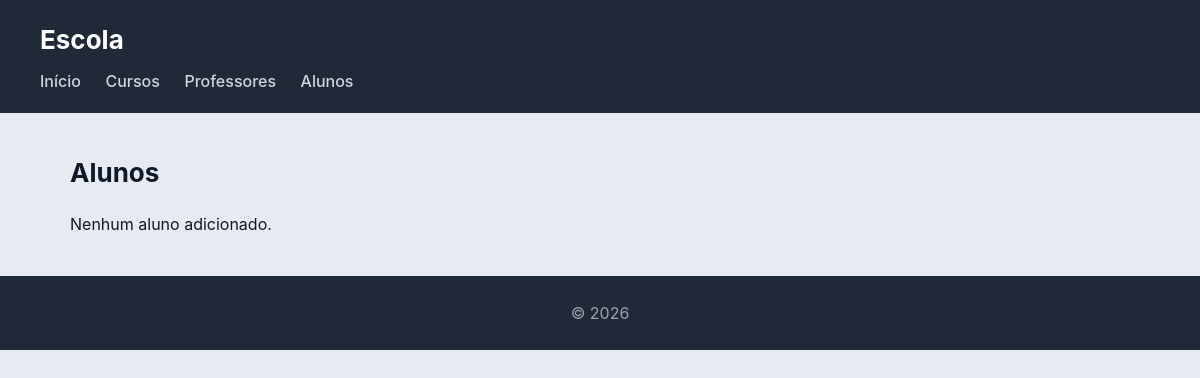
/escola/alunos/, run on an earlier commit of the app's database.
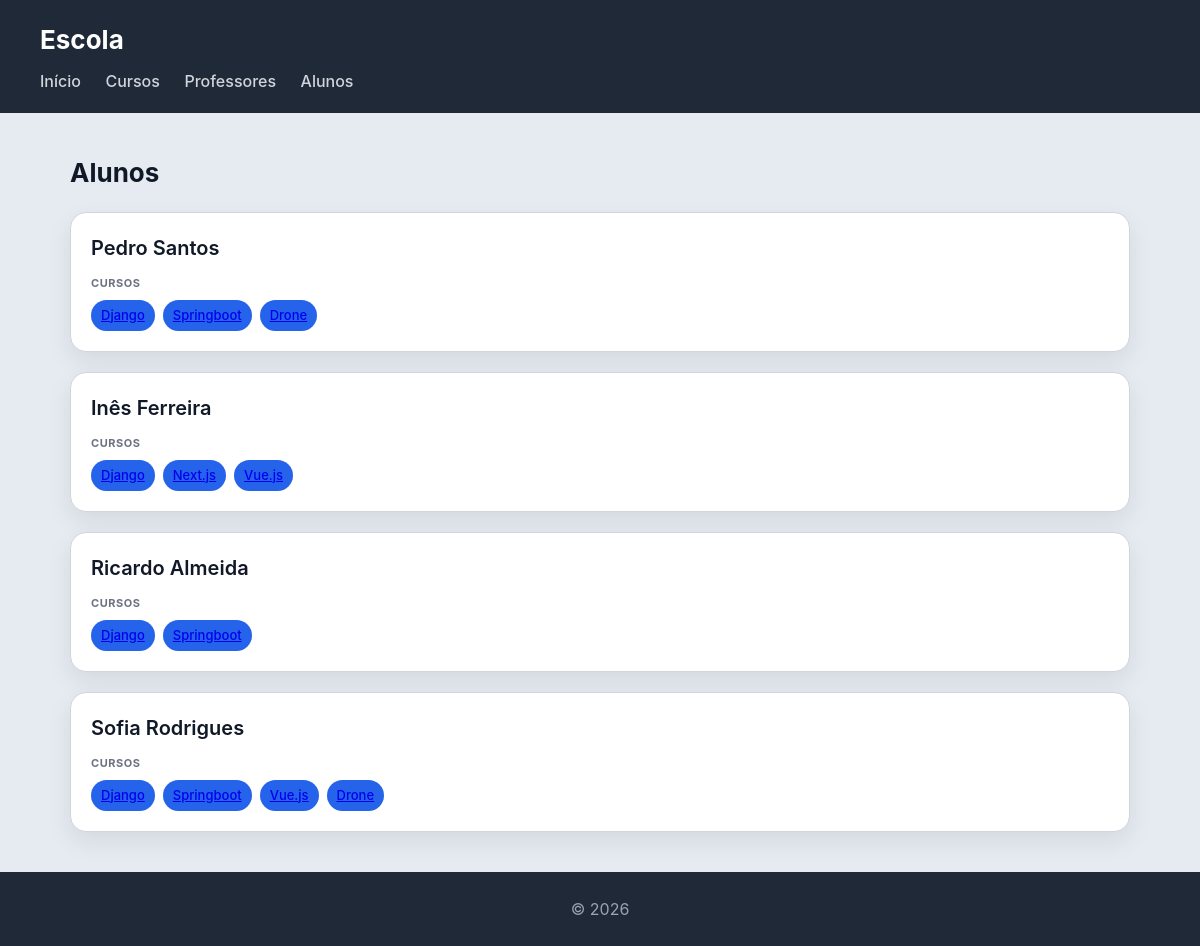
And on a later commit of the database.
### escola/models.py (models this page shows, shortened)
class Aluno(models.Model):
    nome = models.CharField(max_length=100)
    numero = models.CharField(max_length=20, unique=True, blank=True, null=True)

class Curso(models.Model):
    nome = models.CharField(max_length=100)
    imagem = models.ImageField(upload_to='cursos/')
    professor = models.ForeignKey(Professor, on_delete=models.CASCADE, related_name='cursos')
    alunos = models.ManyToManyField(Aluno, related_name='cursos')

### escola/views.py (the view)
# urls.py: path('alunos/', views.alunos_view, name='alunos'),
def alunos_view(request):
    alunos = Aluno.objects.prefetch_related('cursos').all()
    return render(request, 'escola/alunos.html', {'alunos': alunos})

### escola/templates/escola/alunos.html (shortened to what this page needs)
{% extends 'escola/base.html' %}
{% block content %}
<h2>Alunos</h2>
<section>
{% for aluno in alunos %}
    <article>
        <header>
            <h3>{{ aluno.nome }}</h3>
        </header>
        <section>
            <h4>Cursos</h4>
            <ul>
                {% for curso in aluno.cursos.all %}
                    <li><a href="{% url 'curso' curso.id %}">{{ curso.nome }}</a></li>
                {% empty %}
                    <li>Sem cursos</li>
                {% endfor %}
            </ul>
        </section>
    </article>
{% empty %}
    <p>Nenhum aluno adicionado.</p>
{% endfor %}
</section>
{% endblock %}

What changed in the data, as far as the page shows it:
added Aluno: nome "Pedro Santos"
added Curso: nome "Django"
added Curso: nome "Springboot"
added Curso: nome "Drone"
added Aluno: nome "Inês Ferreira"
added Curso: nome "Next.js", shown under "Inês Ferreira"
added Curso: nome "Vue.js"
added Aluno: nome "Ricardo Almeida"
added Aluno: nome "Sofia Rodrigues"
Also different on the page:
text no longer shown: "Nenhum aluno adicionado."
